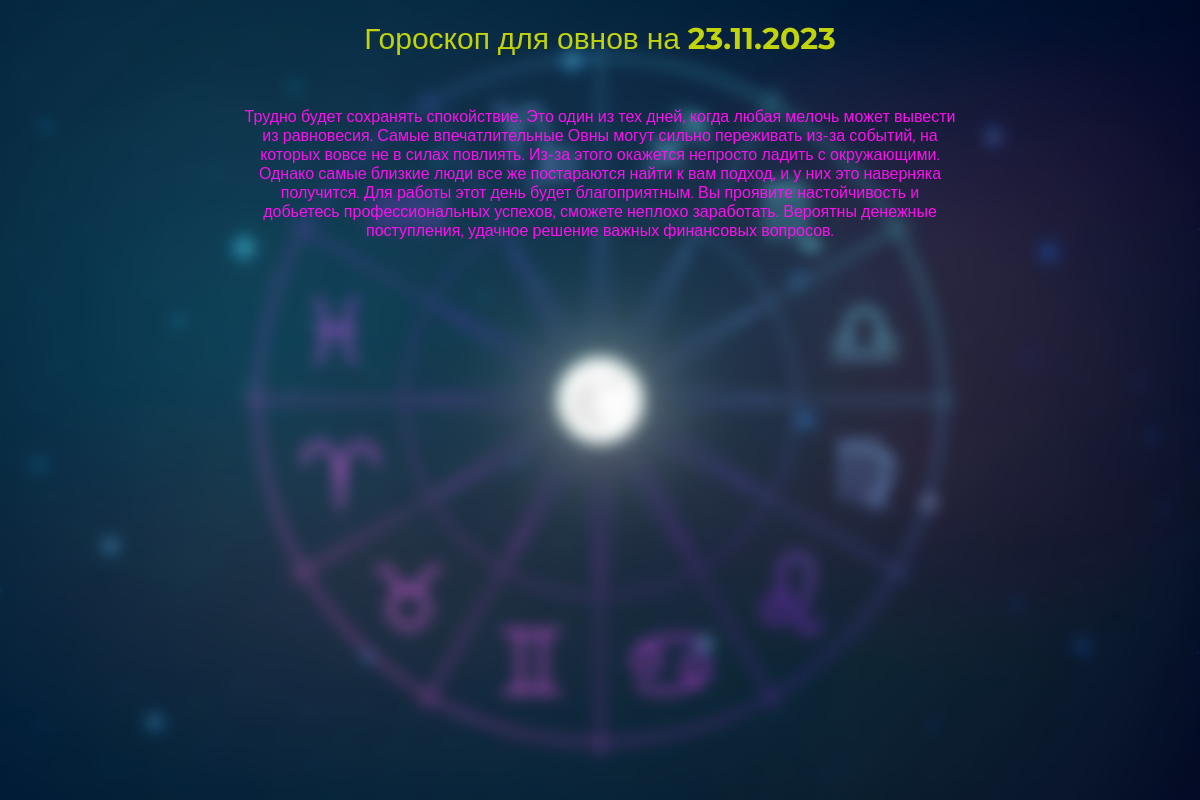
The page /Horoscope/Aries.html on the database as committed earlier.
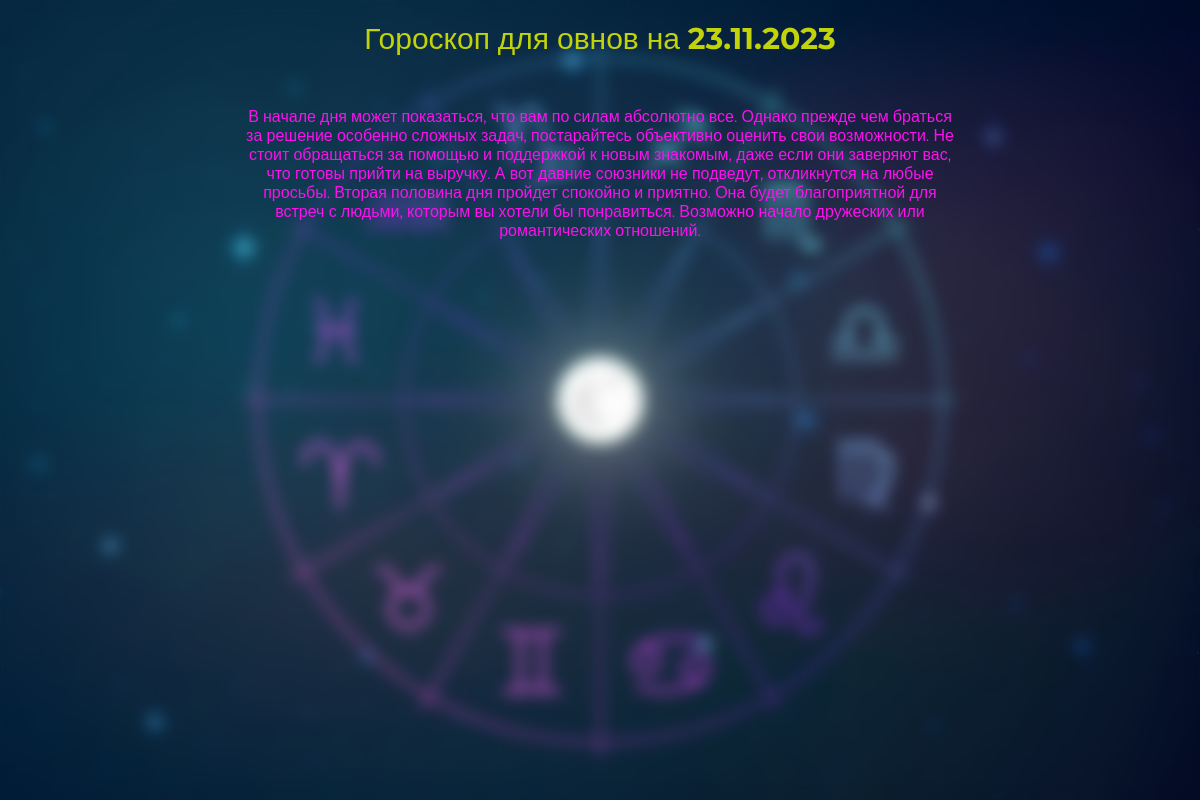
The same page on the database as committed later.
### horoscope/models.py (models this page shows, shortened)
class Predictions(models.Model):
    zodiak_sign = models.CharField(max_length=30)
    content = models.TextField(blank=True)
    time_update = models.DateTimeField(auto_now=True)

### horoscope/views.py (the view)
# urls.py: path('Horoscope/<slug:sign>.html', prediction)
def prediction(request, sign):
    date = datetime.now().strftime("%d.%m.%Y")
    data = Predictions.objects.all()
    ctx = {
        'date': date,
        'text': data.get(zodiak_sign = sign.lower()).content
    }
    return render(request, f"horoscope/Horoscope/{sign}.html", ctx)

### horoscope/templates/horoscope/Horoscope/Aries.html (shortened to what this page needs)
{% load static %}
<!DOCTYPE html>
<html lang="en">
<head>
    <link rel="stylesheet" href="{% static 'css/style0.css' %}">
    <link rel="stylesheet" href="{% static 'css/style.css' %}">
</head>
<body>
    <div class="background">
        <div class="blur">
            <div class="wrapper">
                <div class="header">
                    Гороскоп для овнов на
                    <b>
                        {{ date }}
                    </b>
                <div class="text">
                    {{ text }}
                </div>
            </div>
        </div>
    </div>
</body>
</html>

### static/css/style0.css (style rules this page uses)
* { padding: 0px; margin: 0px; border: none; }
*, *::before, *::after { box-sizing: border-box; }

### static/css/style.css (style rules this page uses)
html { width: 100%; height: 100%; }
body { width: 100%; }
.background { background-image: url('../img/bg.jpeg'); background-repeat: no-repeat; background-position: center center; background-attachment: fixed; -webkit-background-size: cover; -moz-background-size: cover; -o-background-size: cover; background-size: cover; }
.wrapper { width: 100%; }
.blur { background: rgba(255, 255, 255, 0); backdrop-filter: blur(8px); height: 100vh; }
.header { padding: 20px; text-align: center; font-family: 'Montserrat', sans-serif; color: rgb(194, 211, 10); font-size: 30px; }
.text { padding: 50px; width: 70%; margin: 0px auto; text-align: center; font-family: 'Montserrat', sans-serif; color: rgb(252, 17, 236); font-size: 16px; }

Rows that differ between the two databases and show on the page:
changed Predictions: content "Трудно будет сохранять спокойствие. Это один из тех дней, когда любая мелочь может вывести из равновесия. Самые впечатлительные Овны могут сильно переживать из-за событий, на которых вовсе не в силах повлиять. Из-за этого окажется непросто ладить с окружающими. Однако самые близкие люди все же постараются найти к вам подход, и у них это наверняка получится. Для работы этот день будет благоприятным. Вы проявите настойчивость и добьетесь профессиональных успехов, сможете неплохо заработать. Вероятны денежные поступления, удачное решение важных финансовых вопросов." → "В начале дня может показаться, что вам по силам абсолютно все. Однако прежде чем браться за решение особенно сложных задач, постарайтесь объективно оценить свои возможности. Не стоит обращаться за помощью и поддержкой к новым знакомым, даже если они заверяют вас, что готовы прийти на выручку. А вот давние союзники не подведут, откликнутся на любые просьбы. Вторая половина дня пройдет спокойно и приятно. Она будет благоприятной для встреч с людьми, которым вы хотели бы понравиться. Возможно начало дружеских или романтических отношений."
